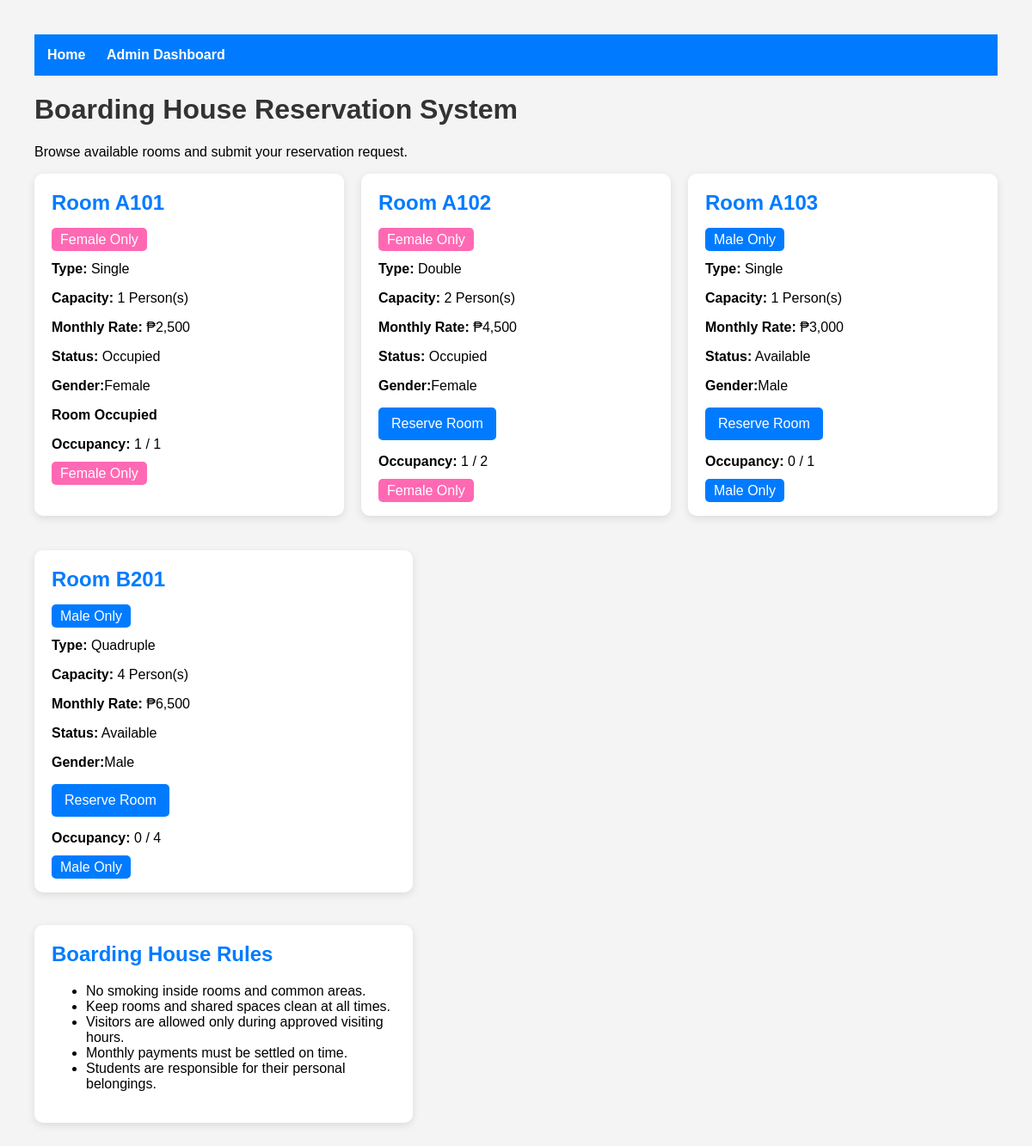
The page / on the database its author committed.
### tables this page shows
CREATE TABLE rooms (
    id INTEGER PRIMARY KEY AUTOINCREMENT,
    room_number TEXT NOT NULL,
    room_type TEXT NOT NULL,
    capacity INTEGER NOT NULL,
    monthly_rate REAL NOT NULL,
    status TEXT NOT NULL
, gender TEXT);

### app.py (the view)
@app.route("/")
def home():
    conn = sqlite3.connect("boardinghouse.db")
    cursor = conn.cursor()
    cursor.execute("""
    SELECT *
    FROM rooms
    """)
    rooms = cursor.fetchall()
    room_data = []
    for room in rooms:
        cursor.execute("""
        SELECT COUNT(*)
        FROM reservations
        WHERE room_id=?
        AND status='Approved'
        """, (room[0],))
        occupants = cursor.fetchone()[0]
        room_data.append(
            (room, occupants)
        )
    conn.close()
    return render_template(
        "index.html",
        rooms=room_data
    )

### templates/index.html (shortened to what this page needs)
<!DOCTYPE html>
<html>
<head>
    <link rel="stylesheet"
          href="{{ url_for('static', filename='style.css') }}">
</head>
<body>
    <div class="navbar">
    <a href="/">
        Home
    </a>
    <a href="/admin">
        Admin Dashboard
    </a>
</div>
    <h1>Boarding House Reservation System</h1>
<p>
    Browse available rooms and submit your reservation request.
</p>
    <div class="room-container">
    {% for room, occupants in rooms %}
        <div class="room-card">
            <h2>Room {{ room[1] }}</h2>
            {% if room[6] == "Female" %}
            <span class="female-room">
                Female Only
            </span>
            {% else %}
            <span class="male-room">
                Male Only
            </span>
            {% endif %}
            <p><strong>Type:</strong> {{ room[2] }}</p>
            <p><strong>Capacity:</strong> {{ room[3] }} Person(s)</p>
            <p><strong>Monthly Rate:</strong> ₱{{ "{:,.0f}".format(room[4]) }}</p>
            <p><strong>Status:</strong> {{ room[5] }}</p>
            <p><strong>Gender:</strong>{{ room[6] }}</p>
            {% if occupants < room[3] %}
            <a
                class="reserve-btn"
                href="/reserve/{{ room[0] }}">
                Reserve Room
            </a>
            {% else %}
            <p>
                <strong>Room Occupied</strong>
            </p>
            {% endif %}
            <p>
                <strong>Occupancy:</strong>
                {{ occupants }} / {{ room[3] }}
            </p>
            {% if room[6] == "Female" %}
            <span class="female-room">
                Female Only
            </span>
            {% else %}
            <span class="male-room">
                Male Only
            </span>
            {% endif %}
        </div>
    {% endfor %}
        </div>
        <br>
        <div class="room-card">
            <h2>Boarding House Rules</h2>
            <ul>
                <li>No smoking inside rooms and common areas.</li>
                <li>Keep rooms and shared spaces clean at all times.</li>
                <li>Visitors are allowed only during approved visiting hours.</li>
                <li>Monthly payments must be settled on time.</li>
                <li>Students are responsible for their personal belongings.</li>
            </ul>
        </div>
</body>
</html>

### static/style.css (style rules this page uses)
body { font-family: Arial, sans-serif; margin: 40px; background-color: #f4f4f4; }
h1 { color: #333; }
a { text-decoration: none; }
.room-card { background: white; padding: 20px; margin-bottom: 20px; border-radius: 10px; box-shadow: 0px 3px 10px rgba(0,0,0,0.1); }
.room-card h2 { margin-top: 0; color: #007bff; }
.reserve-btn { display: inline-block; padding: 10px 15px; background: #007bff; color: white; text-decoration: none; border-radius: 5px; }
.navbar { background: #007bff; padding: 15px; margin-bottom: 20px; }
.navbar a { color: white; text-decoration: none; margin-right: 20px; font-weight: bold; }
.room-container { display: flex; flex-wrap: wrap; gap: 20px; }
.room-card { flex: 1 1 300px; max-width: 400px; }
.female-room { background-color: #ff69b4; color: white; padding: 5px 10px; border-radius: 5px; }
.male-room { background-color: #007bff; color: white; padding: 5px 10px; border-radius: 5px; }

### rows shown on the page
rooms: room_number "A101", shows "Female Only", room_type "Single", capacity "1", monthly_rate "2,500", status "Occupied", gender "Female", shows "Room Occupied", occupants "1"
rooms: room_number "A102", shows "Female Only", room_type "Double", capacity "2", monthly_rate "4,500", status "Occupied", gender "Female", occupants "1"
rooms: room_number "A103", shows "Male Only", room_type "Single", capacity "1", monthly_rate "3,000", status "Available", gender "Male", occupants "0"
rooms: room_number "B201", shows "Male Only", room_type "Quadruple", capacity "4", monthly_rate "6,500", status "Available", gender "Male", occupants "0"
